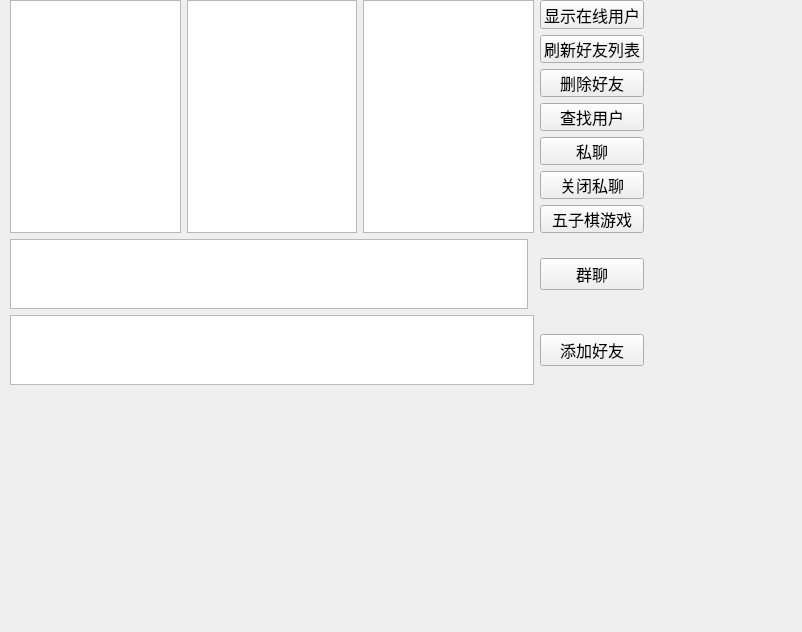
<?xml version="1.0" encoding="UTF-8"?>
<ui version="4.0">
 <class>UsrFri</class>
 <widget class="QWidget" name="UsrFri">
  <property name="geometry">
   <rect>
    <x>0</x>
    <y>0</y>
    <width>802</width>
    <height>632</height>
   </rect>
  </property>
  <property name="font">
   <font>
    <family>Adobe 宋体 Std L</family>
    <pointsize>12</pointsize>
   </font>
  </property>
  <property name="windowTitle">
   <string>Form</string>
  </property>
  <widget class="QWidget" name="layoutWidget">
   <property name="geometry">
    <rect>
     <x>10</x>
     <y>0</y>
     <width>634</width>
     <height>385</height>
    </rect>
   </property>
   <layout class="QGridLayout" name="LastOUT">
    <item row="2" column="2">
     <widget class="QPushButton" name="ADD_PB">
      <property name="text">
       <string>添加好友</string>
      </property>
     </widget>
    </item>
    <item row="0" column="0" colspan="2">
     <layout class="QHBoxLayout" name="horizontalLayout">
      <item>
       <widget class="QTextEdit" name="m_showMSG">
        <property name="font">
         <font>
          <family>黑体</family>
         </font>
        </property>
       </widget>
      </item>
      <item>
       <widget class="QTextEdit" name="m_showMSG_single">
        <property name="font">
         <font>
          <family>宋体</family>
         </font>
        </property>
       </widget>
      </item>
      <item>
       <widget class="QListWidget" name="listWidget_shouFriendList">
        <property name="font">
         <font>
          <family>黑体</family>
          <pointsize>12</pointsize>
         </font>
        </property>
       </widget>
      </item>
     </layout>
    </item>
    <item row="2" column="0" colspan="2">
     <widget class="QListWidget" name="ListWidget">
      <property name="font">
       <font>
        <family>黑体</family>
        <pointsize>12</pointsize>
       </font>
      </property>
     </widget>
    </item>
    <item row="1" column="2">
     <widget class="QPushButton" name="pushButton_sendMSG">
      <property name="text">
       <string>群聊</string>
      </property>
     </widget>
    </item>
    <item row="0" column="2">
     <layout class="QVBoxLayout" name="verticalLayout">
      <item>
       <widget class="QPushButton" name="pushButton_showonlineusrs">
        <property name="text">
         <string>显示在线用户</string>
        </property>
       </widget>
      </item>
      <item>
       <widget class="QPushButton" name="pushButton_flushfries">
        <property name="text">
         <string>刷新好友列表</string>
        </property>
       </widget>
      </item>
      <item>
       <widget class="QPushButton" name="pushButton_deletefri">
        <property name="text">
         <string>删除好友</string>
        </property>
       </widget>
      </item>
      <item>
       <widget class="QPushButton" name="pushButton_searchusrs">
        <property name="text">
         <string>查找用户</string>
        </property>
       </widget>
      </item>
      <item>
       <widget class="QPushButton" name="pushButton_private_chat">
        <property name="text">
         <string>私聊</string>
        </property>
       </widget>
      </item>
      <item>
       <widget class="QPushButton" name="pushButton_private_chat_close">
        <property name="text">
         <string>关闭私聊</string>
        </property>
       </widget>
      </item>
      <item>
       <widget class="QPushButton" name="pushButton_wqz">
        <property name="text">
         <string>五子棋游戏</string>
        </property>
       </widget>
      </item>
     </layout>
    </item>
    <item row="1" column="0">
     <widget class="QTextEdit" name="lineEdit_INPUTMESG">
      <property name="font">
       <font>
        <family>黑体</family>
        <pointsize>12</pointsize>
       </font>
      </property>
      <property name="acceptDrops">
       <bool>false</bool>
      </property>
     </widget>
    </item>
   </layout>
  </widget>
 </widget>
 <resources/>
 <connections/>
</ui>
